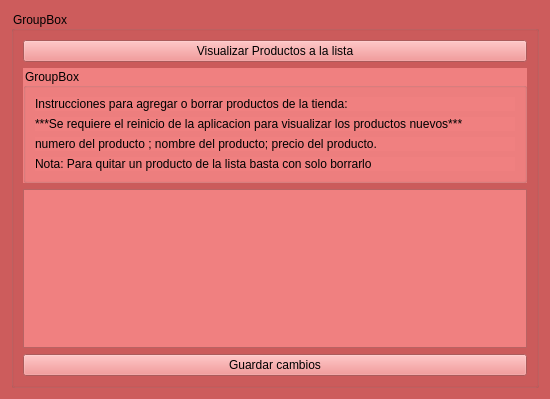
<?xml version="1.0" encoding="UTF-8"?>
<ui version="4.0">
 <class>aggproducts</class>
 <widget class="QWidget" name="aggproducts">
  <property name="geometry">
   <rect>
    <x>0</x>
    <y>0</y>
    <width>550</width>
    <height>399</height>
   </rect>
  </property>
  <property name="windowTitle">
   <string>Form</string>
  </property>
  <property name="windowIcon">
   <iconset resource="recursos.qrc">
    <normaloff>:/recursos/discount.png</normaloff>:/recursos/discount.png</iconset>
  </property>
  <property name="styleSheet">
   <string notr="true">background-color: rgb(205, 92, 92);</string>
  </property>
  <layout class="QVBoxLayout" name="verticalLayout_3">
   <item>
    <widget class="QGroupBox" name="groupBox">
     <property name="title">
      <string>GroupBox</string>
     </property>
     <layout class="QVBoxLayout" name="verticalLayout_2">
      <item>
       <widget class="QPushButton" name="pushButton">
        <property name="toolTip">
         <string>pulsa para visualizar los productos de la tienda </string>
        </property>
        <property name="styleSheet">
         <string notr="true">background-color: rgb(240, 128, 128);</string>
        </property>
        <property name="text">
         <string>Visualizar Productos a la lista</string>
        </property>
       </widget>
      </item>
      <item>
       <widget class="QGroupBox" name="groupBox_2">
        <property name="styleSheet">
         <string notr="true">background-color: rgb(240, 128, 128);</string>
        </property>
        <property name="title">
         <string>GroupBox</string>
        </property>
        <layout class="QVBoxLayout" name="verticalLayout">
         <item>
          <widget class="QLabel" name="label">
           <property name="text">
            <string>Instrucciones para agregar o borrar productos de la tienda:</string>
           </property>
          </widget>
         </item>
         <item>
          <widget class="QLabel" name="label_4">
           <property name="text">
            <string>***Se requiere el reinicio de la aplicacion para visualizar los productos nuevos***</string>
           </property>
          </widget>
         </item>
         <item>
          <widget class="QLabel" name="label_2">
           <property name="text">
            <string>numero del producto ; nombre del producto; precio del producto.</string>
           </property>
          </widget>
         </item>
         <item>
          <widget class="QLabel" name="label_3">
           <property name="text">
            <string>Nota: Para quitar un producto de la lista basta con solo borrarlo</string>
           </property>
          </widget>
         </item>
        </layout>
       </widget>
      </item>
      <item>
       <widget class="QTextEdit" name="textEdit">
        <property name="styleSheet">
         <string notr="true">background-color: rgb(240, 128, 128);</string>
        </property>
       </widget>
      </item>
      <item>
       <widget class="QPushButton" name="pushButton_2">
        <property name="toolTip">
         <string>pulsa para guardar cambios</string>
        </property>
        <property name="styleSheet">
         <string notr="true">background-color: rgb(240, 128, 128);</string>
        </property>
        <property name="text">
         <string>Guardar cambios</string>
        </property>
       </widget>
      </item>
     </layout>
    </widget>
   </item>
  </layout>
 </widget>
 <resources>
  <include location="recursos.qrc"/>
 </resources>
 <connections/>
</ui>
